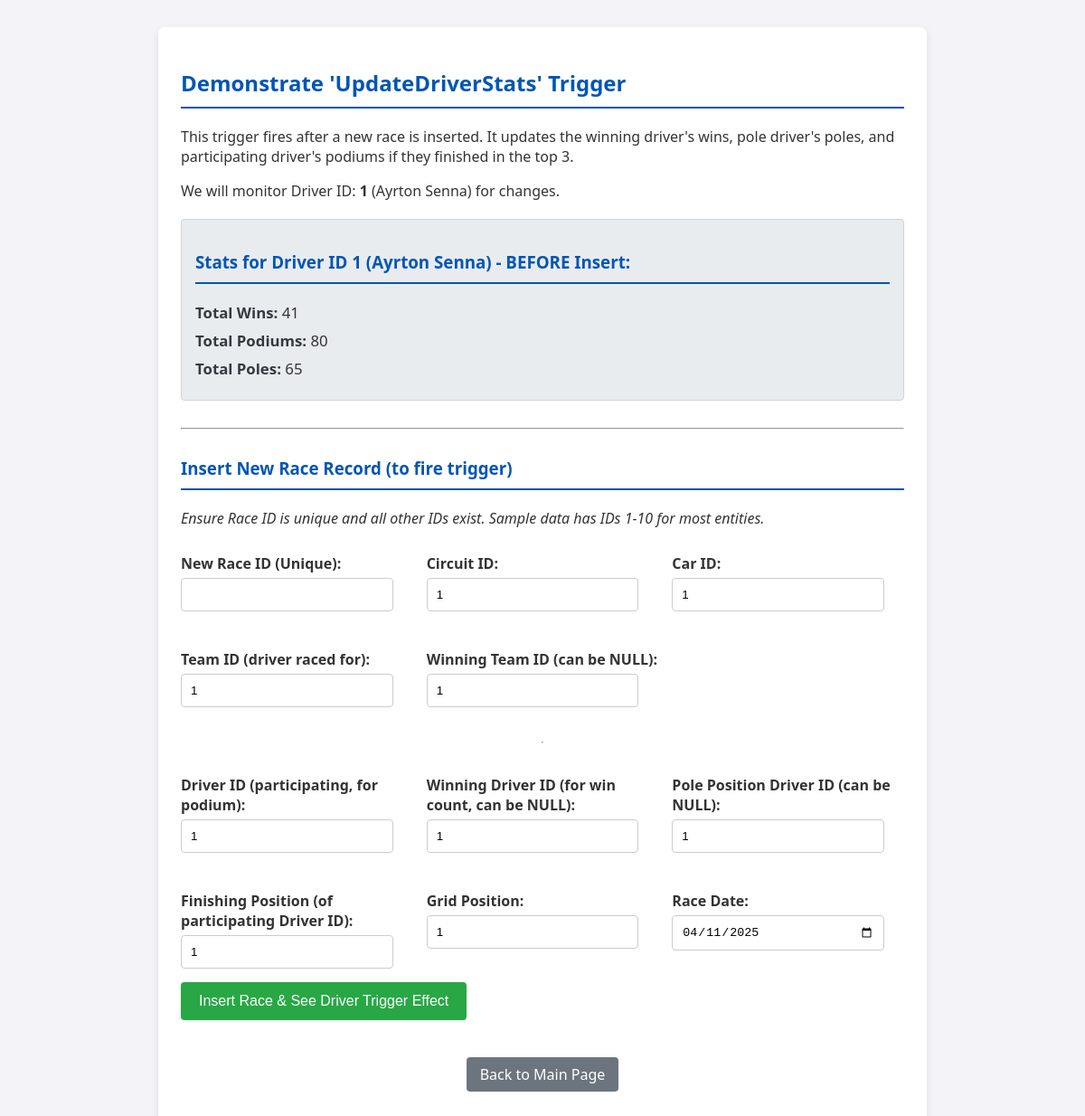
The app's page /f1_project/user/trigger_update_driver_stats.php with its own data.
### tables this page shows
CREATE TABLE Driver (
    driver_id INT PRIMARY KEY,
    driver_name CHAR(255) NOT NULL,
    driver_number INT UNIQUE NOT NULL,
    date_of_birth DATE NOT NULL,
    num_wins INT DEFAULT 0,
    num_podiums INT DEFAULT 0,
    num_championships INT DEFAULT 0,
    num_poles INT DEFAULT 0
);

### f1_project/user/trigger_update_driver_stats.php (the view, shortened to what this page needs)
<?php
$servername = "localhost";
$username = "root";
$password = "";
$dbname = "F1_db";
$conn = new mysqli($servername, $username, $password, $dbname);
function getDriverStats($conn_obj, $driverId) {
    $stmt = $conn_obj->prepare("SELECT driver_name, num_wins, num_podiums, num_poles FROM Driver WHERE driver_id = ?");
    $stmt->bind_param("i", $driverId);
    $stmt->execute();
    $result = $stmt->get_result();
    if ($result->num_rows > 0) {
        $stats = $result->fetch_assoc();
    } else {
        $stats = null;
    }
    return $stats;
}
$driver_id_to_watch = 1;
$driver_stats_before = getDriverStats($conn, $driver_id_to_watch);
?>
<!DOCTYPE html>
<html lang="en">
<head>
</head>
<body>
    <div class="container">
        <h2>Demonstrate 'UpdateDriverStats' Trigger</h2>
        <p>This trigger fires after a new race is inserted. It updates the winning driver's wins, pole driver's poles, and participating driver's podiums if they finished in the top 3.</p>
        <p>We will monitor Driver ID: <strong><?php echo htmlspecialchars($driver_id_to_watch); ?></strong> (<?php echo htmlspecialchars($driver_stats_before['driver_name'] ?? 'Driver not found or error'); ?>) for changes.</p>
        <?php if ($driver_stats_before && !is_string($driver_stats_before)): ?>
            <div class="stats-box">
                <h3>Stats for Driver ID <?php echo htmlspecialchars($driver_id_to_watch); ?> (<?php echo htmlspecialchars($driver_stats_before['driver_name']); ?>) - BEFORE Insert:</h3>
                <p><strong>Total Wins:</strong> <?php echo htmlspecialchars($driver_stats_before['num_wins']); ?></p>
                <p><strong>Total Podiums:</strong> <?php echo htmlspecialchars($driver_stats_before['num_podiums']); ?></p>
                <p><strong>Total Poles:</strong> <?php echo htmlspecialchars($driver_stats_before['num_poles']); ?></p>
            </div>
        <?php endif; ?>
        <hr style="margin: 30px 0;">
        <h3>Insert New Race Record (to fire trigger)</h3>
        <form action="trigger_update_driver_stats.php" method="POST">
            <p><em>Ensure Race ID is unique and all other IDs exist. Sample data has IDs 1-10 for most entities.</em></p>
            <div class="form-grid">
                <div>
                    <label for="race_id">New Race ID (Unique):</label>
                    <input type="number" id="race_id" name="race_id" required>
                </div>
                <div>
                    <label for="circuit_id">Circuit ID:</label>
                    <input type="number" id="circuit_id" name="circuit_id" value="1" required>
                </div>
                <div>
                    <label for="car_id">Car ID:</label>
                    <input type="number" id="car_id" name="car_id" value="1" required>
                </div>
                <div>
                    <label for="team_id">Team ID (driver raced for):</label>
                    <input type="number" id="team_id" name="team_id" value="1" required>
                </div>
                 <div>
                    <label for="winning_team_id">Winning Team ID (can be NULL):</label> <input type="number" id="winning_team_id" name="winning_team_id" value="1">
                </div>
                <hr style="grid-column: 1 / -1;"> <div>
                    <label for="driver_id_for_race">Driver ID (participating, for podium):</label>
                    <input type="number" id="driver_id_for_race" name="driver_id_for_race" value="<?php echo $driver_id_to_watch; ?>" required>
                </div>
                <div>
                    <label for="winning_driver_id_for_race">Winning Driver ID (for win count, can be NULL):</label>
                    <input type="number" id="winning_driver_id_for_race" name="winning_driver_id_for_race" value="<?php echo $driver_id_to_watch; ?>">
                </div>
                <div>
                    <label for="pole_position_driver_id_for_race">Pole Position Driver ID (can be NULL):</label>
                    <input type="number" id="pole_position_driver_id_for_race" name="pole_position_driver_id_for_race" value="<?php echo $driver_id_to_watch; ?>">
                </div>
                <div>
                    <label for="finishing_position">Finishing Position (of participating Driver ID):</label>
                    <input type="number" id="finishing_position" name="finishing_position" value="1" min="1" required>
                </div>
                <div>
                    <label for="grid_position">Grid Position:</label>
                    <input type="number" id="grid_position" name="grid_position" value="1" min="1" required>
                </div>
                <div>
                    <label for="race_date">Race Date:</label>
                    <input type="date" id="race_date" name="race_date" value="<?php echo date('Y-m-d'); ?>" required>
                </div>
            </div>
            <button type="submit">Insert Race & See Driver Trigger Effect</button>
        </form>
        <p style="text-align: center;">
            <a href="index.php" class="back-link">Back to Main Page</a>
        </p>
    </div>
</body>
</html>

### f1_project/user/trigger_update_driver_stats.php (style rules this page uses)
body { font-family: 'Segoe UI', Tahoma, Geneva, Verdana, sans-serif; margin: 20px; background-color: #f4f4f8; color: #333; }
.container { background-color: #fff; padding: 25px; border-radius: 8px; box-shadow: 0 4px 10px rgba(0,0,0,0.1); max-width: 800px; margin: 30px auto; }
h2, h3 { color: #0056b3; border-bottom: 2px solid #0056b3; padding-bottom: 10px; margin-bottom: 20px; }
label { display: block; margin-top: 12px; margin-bottom: 5px; font-weight: bold; }
input[type="text"], input[type="number"], input[type="date"] { width: calc(100% - 22px); padding: 10px; margin-bottom: 15px; border: 1px solid #ccc; border-radius: 4px; box-sizing: border-box; }
button { background-color: #28a745; color: white; padding: 12px 20px; border: none; border-radius: 4px; cursor: pointer; font-size: 16px; transition: background-color 0.3s ease; }
.stats-box { margin-top: 20px; padding: 15px; background-color: #e9ecef; border-radius: 4px; border: 1px solid #ced4da; }
.stats-box p { margin: 8px 0; font-size: 1.05em; }
.stats-box strong { color: #343a40; }
.form-grid { display: grid; grid-template-columns: repeat(auto-fit, minmax(200px, 1fr)); gap: 15px; }
.back-link { display: inline-block; margin-top: 25px; padding: 8px 15px; background-color: #6c757d; color: white; border-radius: 4px; text-decoration: none; }

### records on screen
driver: driver_name "Ayrton Senna", num_wins "41", num_podiums "80", num_poles "65"

### other values on screen
$driver_id_to_watch "1"
